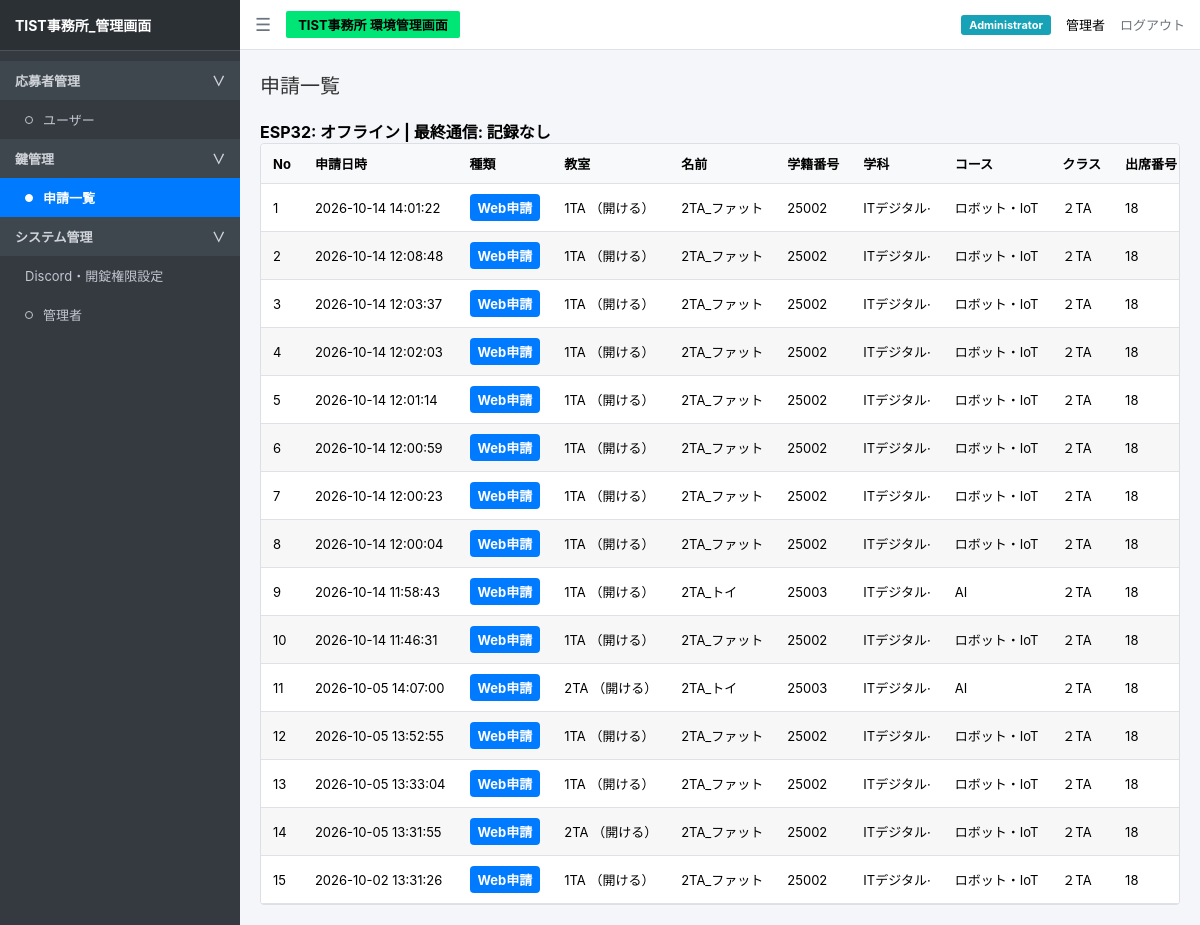
The app's page /admin (signed in) with its own data.
### tables this page shows
CREATE TABLE requests (
            id INTEGER PRIMARY KEY AUTOINCREMENT,
            student_id TEXT,
            key TEXT,
            action TEXT,
            status TEXT,
            time TEXT
        , approved_at TEXT, executed_at TEXT, execution_status TEXT, source TEXT NOT NULL DEFAULT 'Web申請');

CREATE TABLE students (
            student_id TEXT PRIMARY KEY,
            name TEXT,
            department TEXT,
            course TEXT,
            class TEXT,
            number INTEGER
        );

### app_backup.py (the view)
@app.route("/admin")
def admin():
    if not session.get("logged_in"):
        return redirect("/login")
    conn = sqlite3.connect(app.config["DATABASE"])
    conn.row_factory = sqlite3.Row
    cur = conn.cursor()
    cur.execute("""
        SELECT r.id, r.student_id, r.key, r.action, r.status, r.time,
               s.name, s.department, s.course, s.class, s.number
        FROM requests r
        LEFT JOIN students s ON r.student_id = s.student_id
        WHERE r.status='申請中'
        ORDER BY r.time DESC
    """)
    pending_rows = cur.fetchall()
    cur.execute("""
        SELECT r.id, r.student_id, r.key, r.action, r.status, r.time,
               s.name, s.department, s.course, s.class, s.number
        FROM requests r
        LEFT JOIN students s ON r.student_id = s.student_id
        WHERE r.status!='申請中'
        ORDER BY r.time DESC
    """)
    done_rows = cur.fetchall()
    conn.close()
    pending = [dict(row) for row in pending_rows]
    done = [dict(row) for row in done_rows]
    import secrets
    if 'csrf' not in session:
        session['csrf'] = secrets.token_hex(24)
    return render_template("admin.html", pending=pending, done=done, csrf=session['csrf'])

### templates/admin.html (shortened to what this page needs)
<!doctype html>
<html lang="ja">
  <head>
    <link
      rel="stylesheet"
      href="{{ url_for('static', filename='css/style.css') }}"
    />
  </head>
  <body>
    <div class="sidebar">
      <div class="sidebar-header">TIST事務所_管理画面</div>
      <ul class="sidebar-menu">
        <li
          class="menu-category"
          onclick="toggleSubmenu('applicant-menu', 'applicant-arrow')"
        >
          応募者管理
          <span id="applicant-arrow">∨</span>
        </li>
        <ul id="applicant-menu" class="submenu-list">
          <li>
            <a href="/users" class="menu-item">
              <span class="circle-icon"></span>
              ユーザー
            </a>
          </li>
        </ul>
        <li
          class="menu-category"
          onclick="toggleSubmenu('key-menu', 'key-arrow')"
        >
          鍵管理
          <span id="key-arrow">∨</span>
        </li>
        <ul id="key-menu" class="submenu-list">
          <li>
            <a href="/admin" class="menu-item active">
              <span class="circle-icon"></span>
              申請一覧
            </a>
          </li>
        </ul>
        <li
          class="menu-category"
          onclick="toggleSubmenu('system-menu', 'system-arrow')"
        >
          システム管理
          <span id="system-arrow">∨</span>
        </li>
        <ul id="system-menu" class="submenu-list">
          <li><a href="/admin/access-settings" class="menu-item">Discord・開錠権限設定</a></li>
          <li>
            <a href="/admin/managers" class="menu-item">
              <span class="circle-icon"></span>
              管理者
            </a>
          </li>
        </ul>
      </ul>
    </div>
    <div class="main-wrapper">
      <div class="navbar">
        <div class="navbar-left">
          <span class="menu-toggle"> ☰ </span>
          <span class="badge-green"> TIST事務所 環境管理画面 </span>
        </div>
        <div class="navbar-right">
          <span class="badge-admin"> {{ session.get("role", "") }} </span>
          <span> {{ session.get("name", "") }} </span>
          <a href="/logout" class="logout-btn"> ログアウト </a>
        </div>
      </div>
      <div class="content">
        <h2 class="page-title">申請一覧</h2>
        <p id="esp32-status" style="font-weight:bold">ESP32: {{ 'オンライン' if device_online else 'オフライン' }} | 最終通信: {{ last_seen or '記録なし' }}</p>
        <div class="table-wrap">
          <table class="request-table">
            <thead>
              <tr>
                <th>No</th>
                <th>申請日時</th>
                <th>種類</th>
                <th>教室</th>
                <th>名前</th>
                <th>学籍番号</th>
                <th>学科</th>
                <th>コース</th>
                <th>クラス</th>
                <th>出席番号</th>
              </tr>
            </thead>
            <tbody>
              {% for item in pending %}
              <tr>
                <td>{{ loop.index }}</td>
                <td>{{ item.time }}</td>
                <td>
                  {% if item.source == 'カード' %}
                    <span class="type-card">カード</span>
                  {% else %}
                    <span class="type-web">Web申請</span>
                  {% endif %}
                </td>
                <td>{{ item.key }} （{{ item.action }}）</td>
                <td>{{ item.name }}</td>
                <td>{{ item.student_id }}</td>
                <td>{{ item.department }}</td>
                <td>{{ item.course }}</td>
                <td>{{ item.class }}</td>
                <td>{{ item.number }}</td>
              </tr>
              {% endfor %}
              {% for item in done %}
              <tr>
                <td>{{ pending|length + loop.index }}</td>
                <td>{{ item.time }}</td>
                <td>
                  {% if item.source == 'カード' %}
                    <span class="type-card">カード</span>
                  {% else %}
                    <span class="type-web">Web申請</span>
                  {% endif %}
                </td>
                <td>{{ item.key }} （{{ item.action }}）</td>
                <td>{{ item.name }}</td>
                <td>{{ item.student_id }}</td>
                <td>{{ item.department }}</td>
                <td>{{ item.course }}</td>
                <td>{{ item.class }}</td>
                <td>{{ item.number }}</td>
              </tr>
              {% endfor %}
            </tbody>
          </table>
        </div>
      </div>
    </div>
  </body>
</html>

### static/css/style.css (style rules this page uses)
* { box-sizing: border-box; margin: 0; padding: 0; }
body { font-family: -apple-system, BlinkMacSystemFont, "Segoe UI", Roboto, "Helvetica Neue", Arial, sans-serif; background-color: #f4f6f9; display: flex; height: 100vh; overflow: hidden; }
.sidebar { width: 240px; background-color: #343a40; color: #c2c7d0; display: flex; flex-direction: column; flex-shrink: 0; }
.sidebar-header { padding: 15px; font-size: 14px; font-weight: bold; color: #ffffff; background-color: #2b3035; border-bottom: 1px solid #4b545c; }
.sidebar-menu { list-style: none; padding: 10px 0; overflow-y: auto; }
.menu-category { padding: 10px 15px; font-size: 13px; font-weight: bold; color: #d0d4da; background-color: #3f474e; display: flex; justify-content: space-between; align-items: center; cursor: pointer; user-select: none; }
.menu-item { padding: 10px 15px 10px 25px; font-size: 13px; cursor: pointer; display: flex; align-items: center; gap: 10px; color: #c2c7d0; text-decoration: none; transition: background-color 0.15s ease, color 0.15s ease; }
.menu-item.active { background-color: #007bff; color: #ffffff; font-weight: bold; }
.circle-icon { width: 8px; height: 8px; border: 1px solid #c2c7d0; border-radius: 50%; display: inline-block; background-color: transparent; flex-shrink: 0; }
.menu-item.active .circle-icon { border-color: #ffffff; background-color: #ffffff; }
.submenu-list { list-style: none; padding: 0; margin: 0; }
.main-wrapper { flex: 1; display: flex; flex-direction: column; overflow: hidden; }
.navbar { height: 50px; background-color: #ffffff; border-bottom: 1px solid #dee2e6; display: flex; align-items: center; justify-content: space-between; padding: 0 15px; }
.navbar-left { display: flex; align-items: center; gap: 15px; }
.menu-toggle { font-size: 18px; cursor: pointer; color: #6c757d; }
.badge-green { background-color: #00e676; color: #000; padding: 4px 12px; font-weight: bold; font-size: 13px; border-radius: 2px; }
.navbar-right { display: flex; align-items: center; gap: 15px; font-size: 13px; }
.badge-admin { background-color: #17a2b8; color: #fff; padding: 3px 8px; border-radius: 3px; font-size: 11px; font-weight: bold; }
.logout-btn { color: #6c757d; text-decoration: none; }
.content { padding: 20px; overflow-y: auto; flex: 1; }
.page-title { font-size: 20px; font-weight: normal; margin-bottom: 20px; color: #333; }
.table-wrap { width: 100%; background: #ffffff; border: 1px solid #dcdfe3; border-radius: 4px; overflow-x: auto; }
.request-table { width: 100%; border-collapse: collapse; font-size: 13px; }
.request-table th { background-color: #f8f9fa; padding: 11px 10px; border-bottom: 1px solid #dee2e6; text-align: center; vertical-align: middle; white-space: nowrap; font-weight: bold; }
.request-table td { padding: 11px 10px; border-bottom: 1px solid #dee2e6; text-align: center; vertical-align: middle; white-space: nowrap; }
.request-table tbody tr:nth-child(even) { background-color: #f7f7f7; }

### templates/admin.html (style rules this page uses)
.table-wrap { width: 100%; background: #fff; border: 1px solid #dcdfe3; border-radius: 4px; overflow-x: auto; }
.request-table { width: 100%; border-collapse: collapse; table-layout: auto; font-size: 13px; }
.request-table th, .request-table td { padding: 10px 12px; border-bottom: 1px solid #dee2e6; text-align: left; vertical-align: middle; white-space: nowrap; }
.request-table th { background-color: #f8f9fa; font-weight: bold; }
.request-table tbody tr:nth-child(even) { background: #f7f7f7; }
.request-table th:first-child, .request-table td:first-child { width: 50px; }
.type-card, .type-web { display:inline-block; padding:4px 8px; border-radius:4px; color:#fff; font-weight:bold; }
.type-web { background:#007bff; }

### records on screen
requests: time "2026-10-14 14:01:22", key "1TA", action "開ける", name "2TA_ファット", student_id "25002", department "ITデジタル·", course "ロボット・IoT", class "２TA", number "18"
requests: index "2", time "2026-10-14 12:08:48", key "1TA", action "開ける", name "2TA_ファット", student_id "25002", department "ITデジタル·", course "ロボット・IoT", class "２TA", number "18"
requests: index "3", time "2026-10-14 12:03:37", key "1TA", action "開ける", name "2TA_ファット", student_id "25002", department "ITデジタル·", course "ロボット・IoT", class "２TA", number "18"
requests: index "4", time "2026-10-14 12:02:03", key "1TA", action "開ける", name "2TA_ファット", student_id "25002", department "ITデジタル·", course "ロボット・IoT", class "２TA", number "18"
requests: index "5", time "2026-10-14 12:01:14", key "1TA", action "開ける", name "2TA_ファット", student_id "25002", department "ITデジタル·", course "ロボット・IoT", class "２TA", number "18"
requests: index "6", time "2026-10-14 12:00:59", key "1TA", action "開ける", name "2TA_ファット", student_id "25002", department "ITデジタル·", course "ロボット・IoT", class "２TA", number "18"
requests: index "7", time "2026-10-14 12:00:23", key "1TA", action "開ける", name "2TA_ファット", student_id "25002", department "ITデジタル·", course "ロボット・IoT", class "２TA", number "18"
requests: index "8", time "2026-10-14 12:00:04", key "1TA", action "開ける", name "2TA_ファット", student_id "25002", department "ITデジタル·", course "ロボット・IoT", class "２TA", number "18"
requests: index "9", time "2026-10-14 11:58:43", key "1TA", action "開ける", name "2TA_トイ", student_id "25003", department "ITデジタル·", course "AI", class "２TA", number "18"
requests: index "10", time "2026-10-14 11:46:31", key "1TA", action "開ける", name "2TA_ファット", student_id "25002", department "ITデジタル·", course "ロボット・IoT", class "２TA", number "18"
requests: index "11", time "2026-10-05 14:07:00", key "2TA", action "開ける", name "2TA_トイ", student_id "25003", department "ITデジタル·", course "AI", class "２TA", number "18"
requests: index "12", time "2026-10-05 13:52:55", key "1TA", action "開ける", name "2TA_ファット", student_id "25002", department "ITデジタル·", course "ロボット・IoT", class "２TA", number "18"
requests: index "13", time "2026-10-05 13:33:04", key "1TA", action "開ける", name "2TA_ファット", student_id "25002", department "ITデジタル·", course "ロボット・IoT", class "２TA", number "18"
requests: index "14", time "2026-10-05 13:31:55", key "2TA", action "開ける", name "2TA_ファット", student_id "25002", department "ITデジタル·", course "ロボット・IoT", class "２TA", number "18"
requests: index "15", time "2026-10-02 13:31:26", key "1TA", action "開ける", name "2TA_ファット", student_id "25002", department "ITデジタル·", course "ロボット・IoT", class "２TA", number "18"

### other values on screen
{{ session.get("role", "") }} "Administrator"
{{ session.get("name", "") }} "管理者"
{{ 'オンライン' if device_online else 'オフライン' }} "オフライン"
{{ last_seen or '記録なし' }} "記録なし"
